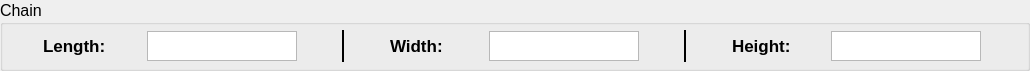
                 <widget class="QGroupBox" name="chain_group_box">
                  <property name="maximumSize">
                   <size>
                    <width>16777215</width>
                    <height>80</height>
                   </size>
                  </property>
                  <property name="font">
                   <font>
                    <pointsize>12</pointsize>
                   </font>
                  </property>
                  <property name="title">
                   <string>Chain</string>
                  </property>
                  <widget class="QWidget" name="layoutWidget_5">
                   <property name="geometry">
                    <rect>
                     <x>10</x>
                     <y>30</y>
                     <width>1011</width>
                     <height>32</height>
                    </rect>
                   </property>
                   <layout class="QHBoxLayout" name="chain_hor_layout">
                    <item>
                     <widget class="QLabel" name="length_label">
                      <property name="maximumSize">
                       <size>
                        <width>65</width>
                        <height>16777215</height>
                       </size>
                      </property>
                      <property name="font">
                       <font>
                        <pointsize>13</pointsize>
                        <weight>75</weight>
                        <bold>true</bold>
                       </font>
                      </property>
                      <property name="text">
                       <string>Length:</string>
                      </property>
                     </widget>
                    </item>
                    <item>
                     <widget class="QPlainTextEdit" name="len_pt_edit">
                      <property name="maximumSize">
                       <size>
                        <width>150</width>
                        <height>30</height>
                       </size>
                      </property>
                      <property name="font">
                       <font>
                        <pointsize>14</pointsize>
                       </font>
                      </property>
                      <property name="verticalScrollBarPolicy">
                       <enum>Qt::ScrollBarAlwaysOff</enum>
                      </property>
                      <property name="horizontalScrollBarPolicy">
                       <enum>Qt::ScrollBarAlwaysOff</enum>
                      </property>
                      <property name="plainText">
                       <string/>
                      </property>
                      <property name="backgroundVisible">
                       <bool>false</bool>
                      </property>
                     </widget>
                    </item>
                    <item>
                     <widget class="Line" name="lw_line">
                      <property name="sizePolicy">
                       <sizepolicy hsizetype="Minimum" vsizetype="Minimum">
                        <horstretch>5</horstretch>
                        <verstretch>0</verstretch>
                       </sizepolicy>
                      </property>
                      <property name="maximumSize">
                       <size>
                        <width>15</width>
                        <height>16777215</height>
                       </size>
                      </property>
                      <property name="font">
                       <font>
                        <pointsize>13</pointsize>
                        <weight>75</weight>
                        <bold>true</bold>
                       </font>
                      </property>
                      <property name="frameShadow">
                       <enum>QFrame::Plain</enum>
                      </property>
                      <property name="lineWidth">
                       <number>2</number>
                      </property>
                      <property name="orientation">
                       <enum>Qt::Vertical</enum>
                      </property>
                     </widget>
                    </item>
                    <item>
                     <widget class="QLabel" name="width_label">
                      <property name="maximumSize">
                       <size>
                        <width>60</width>
                        <height>16777215</height>
                       </size>
                      </property>
                      <property name="font">
                       <font>
                        <pointsize>13</pointsize>
                        <weight>75</weight>
                        <bold>true</bold>
                       </font>
                      </property>
                      <property name="text">
                       <string>Width:</string>
                      </property>
                     </widget>
                    </item>
                    <item>
                     <widget class="QPlainTextEdit" name="width_pt_edit">
                      <property name="maximumSize">
                       <size>
                        <width>150</width>
                        <height>30</height>
                       </size>
                      </property>
                      <property name="font">
                       <font>
                        <pointsize>14</pointsize>
                       </font>
                      </property>
                      <property name="verticalScrollBarPolicy">
                       <enum>Qt::ScrollBarAlwaysOff</enum>
                      </property>
                      <property name="horizontalScrollBarPolicy">
                       <enum>Qt::ScrollBarAlwaysOff</enum>
                      </property>
                      <property name="plainText">
                       <string/>
                      </property>
                      <property name="backgroundVisible">
                       <bool>false</bool>
                      </property>
                     </widget>
                    </item>
                    <item>
                     <widget class="Line" name="wh_line">
                      <property name="sizePolicy">
                       <sizepolicy hsizetype="Minimum" vsizetype="Minimum">
                        <horstretch>5</horstretch>
                        <verstretch>0</verstretch>
                       </sizepolicy>
                      </property>
                      <property name="maximumSize">
                       <size>
                        <width>15</width>
                        <height>16777215</height>
                       </size>
                      </property>
                      <property name="font">
                       <font>
                        <pointsize>13</pointsize>
                        <weight>75</weight>
                        <bold>true</bold>
                       </font>
                      </property>
                      <property name="frameShadow">
                       <enum>QFrame::Plain</enum>
                      </property>
                      <property name="lineWidth">
                       <number>2</number>
                      </property>
                      <property name="orientation">
                       <enum>Qt::Vertical</enum>
                      </property>
                     </widget>
                    </item>
                    <item>
                     <widget class="QLabel" name="height_label">
                      <property name="maximumSize">
                       <size>
                        <width>60</width>
                        <height>16777215</height>
                       </size>
                      </property>
                      <property name="font">
                       <font>
                        <pointsize>13</pointsize>
                        <weight>75</weight>
                        <bold>true</bold>
                       </font>
                      </property>
                      <property name="text">
                       <string>Height:</string>
                      </property>
                     </widget>
                    </item>
                    <item>
                     <widget class="QPlainTextEdit" name="height_pt_edit">
                      <property name="maximumSize">
                       <size>
                        <width>150</width>
                        <height>30</height>
                       </size>
                      </property>
                      <property name="font">
                       <font>
                        <pointsize>14</pointsize>
                       </font>
                      </property>
                      <property name="verticalScrollBarPolicy">
                       <enum>Qt::ScrollBarAlwaysOff</enum>
                      </property>
                      <property name="horizontalScrollBarPolicy">
                       <enum>Qt::ScrollBarAlwaysOff</enum>
                      </property>
                      <property name="plainText">
                       <string/>
                      </property>
                      <property name="backgroundVisible">
                       <bool>false</bool>
                      </property>
                     </widget>
                    </item>
                   </layout>
                  </widget>
                 </widget>
